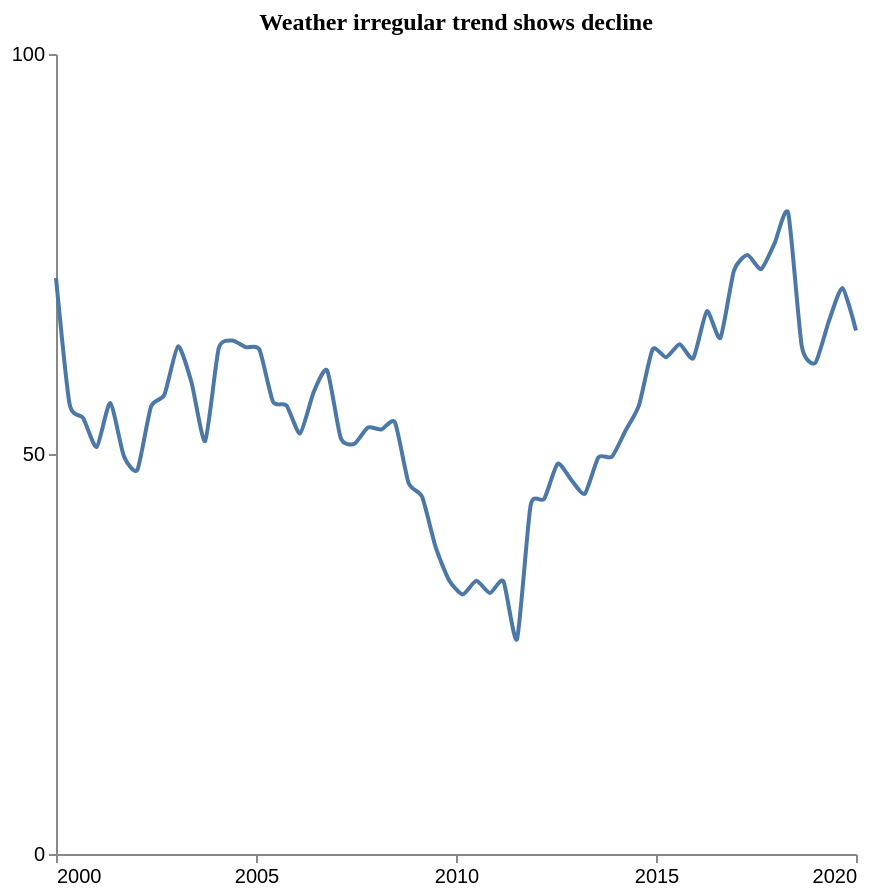

Write the Vega-Lite specification saved for this chart.
### Vega-Lite specification from a JSON file in a GitHub repository (floating-point values rounded to 4 significant figures)
{"$schema": "https://vega.github.io/schema/vega-lite/v5.json", "description": "Pattern: Irregular", "data": {"values": [{"X": 2000.0, "Y": 72.0}, {"X": 2000.0, "Y": 56.25}, {"X": 2001.0, "Y": 54.5}, {"X": 2001.0, "Y": 50.87}, {"X": 2001.0, "Y": 56.39}, {"X": 2002.0, "Y": 49.76}, {"X": 2002.0, "Y": 48.01}, {"X": 2002.0, "Y": 55.89}, {"X": 2003.0, "Y": 57.43}, {"X": 2003.0, "Y": 63.47}, {"X": 2003.0, "Y": 58.91}, {"X": 2004.0, "Y": 51.62}, {"X": 2004.0, "Y": 63.21}, {"X": 2004.0, "Y": 64.18}, {"X": 2005.0, "Y": 63.34}, {"X": 2005.0, "Y": 63.07}, {"X": 2005.0, "Y": 56.55}, {"X": 2006.0, "Y": 56.07}, {"X": 2006.0, "Y": 52.57}, {"X": 2006.0, "Y": 57.72}, {"X": 2007.0, "Y": 60.45}, {"X": 2007.0, "Y": 52.0}, {"X": 2007.0, "Y": 51.25}, {"X": 2008.0, "Y": 53.31}, {"X": 2008.0, "Y": 53.07}, {"X": 2008.0, "Y": 53.95}, {"X": 2009.0, "Y": 46.4}, {"X": 2009.0, "Y": 44.65}, {"X": 2009.0, "Y": 38.36}, {"X": 2010.0, "Y": 34.2}, {"X": 2010.0, "Y": 32.45}, {"X": 2011.0, "Y": 34.15}, {"X": 2011.0, "Y": 32.62}, {"X": 2011.0, "Y": 34.08}, {"X": 2012.0, "Y": 26.86}, {"X": 2012.0, "Y": 43.55}, {"X": 2012.0, "Y": 44.38}, {"X": 2013.0, "Y": 48.78}, {"X": 2013.0, "Y": 46.77}, {"X": 2013.0, "Y": 45.02}, {"X": 2014.0, "Y": 49.59}, {"X": 2014.0, "Y": 49.65}, {"X": 2014.0, "Y": 52.91}, {"X": 2015.0, "Y": 56.12}, {"X": 2015.0, "Y": 63.08}, {"X": 2015.0, "Y": 62.09}, {"X": 2016.0, "Y": 63.71}, {"X": 2016.0, "Y": 61.96}, {"X": 2016.0, "Y": 67.85}, {"X": 2017.0, "Y": 64.51}, {"X": 2017.0, "Y": 72.94}, {"X": 2017.0, "Y": 74.86}, {"X": 2018.0, "Y": 73.11}, {"X": 2018.0, "Y": 76.36}, {"X": 2018.0, "Y": 80.11}, {"X": 2019.0, "Y": 63.49}, {"X": 2019.0, "Y": 61.39}, {"X": 2019.0, "Y": 66.61}, {"X": 2020.0, "Y": 70.75}, {"X": 2020.0, "Y": 65.45}]}, "mark": {"type": "line", "interpolate": "cardinal", "tension": 0.4}, "encoding": {"x": {"field": "X", "type": "quantitative", "title": "", "axis": {"grid": false, "format": "d", "values": [2000, 2005, 2010, 2015, 2020], "tickSize": 4}, "scale": {"domain": [2000, 2020]}}, "y": {"field": "Y", "type": "quantitative", "title": "", "axis": {"grid": false, "format": "d", "values": [0, 50, 100], "tickSize": 4, "tickOpacity": 1}, "scale": {"domain": [0, 100]}}}, "title": {"text": "Weather irregular trend shows decline", "anchor": "middle", "font": "Tahoma", "fontSize": 12}, "config": {"lineBreak": "^", "view": {"stroke": null}}, "height": 400, "width": 400, "autosize": "pad"}
